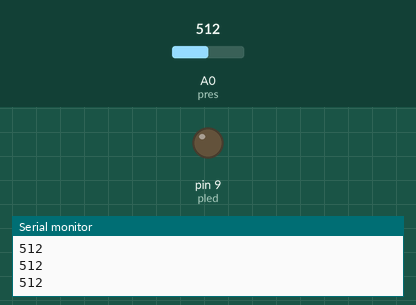
Simulated run of this sketch. Board: Arduino Uno, built with avr-gcc and run on an emulated ATmega328P. Parts: output pins drawn as LEDs (lit = HIGH), the last lines printed to the serial monitor. The test bench sets the inputs (shaded band); at power-on: A0 (pres) = 512.

Above: at 1.3 s.
1.4 s: A0 (pres) set to 716
At 2.6 s:
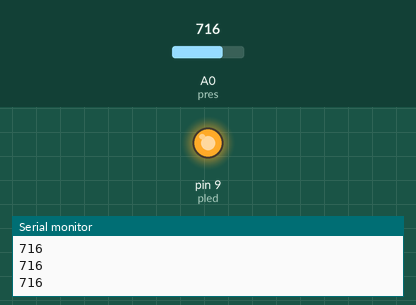
3.0 s: A0 (pres) set to 511
At 3.7 s:
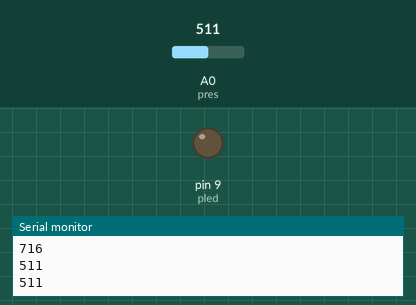
4.5 s: A0 (pres) set to 535
At 4.9 s:
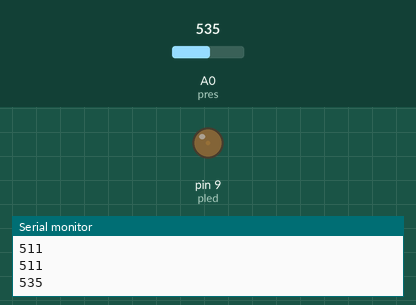
6.0 s: A0 (pres) set to 626
At 7.2 s:
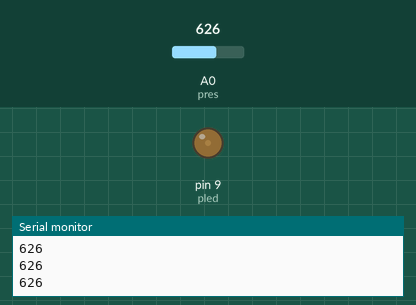
7.5 s: A0 (pres) set to 654
At 8.5 s:
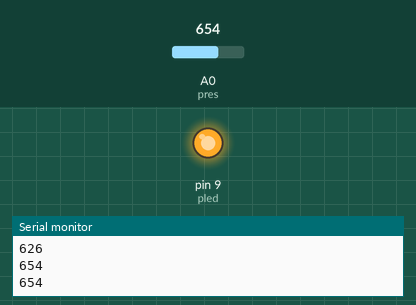
Timing chart, 0 to 10.0 s (numbered marks = the images above; inputs shaded):
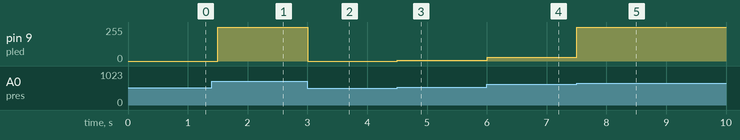

The sketch:

LUZAMB_DEFINITIVO.ino
```cpp
int pled = 9;
int pres = A0;
int ent = 0;

void setup(){
  pinMode(pled, OUTPUT);
  digitalWrite(pled, LOW);
  Serial.begin(9600);
}

void loop(){
  ent= analogRead(pres);
  Serial.println(ent);
  ent = (ent * 255) / 1023;
  analogWrite(pled, ent);
  delay(500);
}
```

Measured:
- the behaviour switches between 642 and 643 on A0 (pres) (found by bisection; images 4 and 5)
- after the input at 1.4 s, pin 9 (pled): 0/255 → 255/255 after 0.10 s
- after the input at 3.0 s, pin 9 (pled): 255/255 → 0/255 at once
- after the input at 4.5 s, pin 9 (pled): 0/255 → 5/255 at once
- after the input at 6.0 s, pin 9 (pled): 5/255 → 27/255 at once
- after the input at 7.5 s, pin 9 (pled): 27/255 → 255/255 at once
